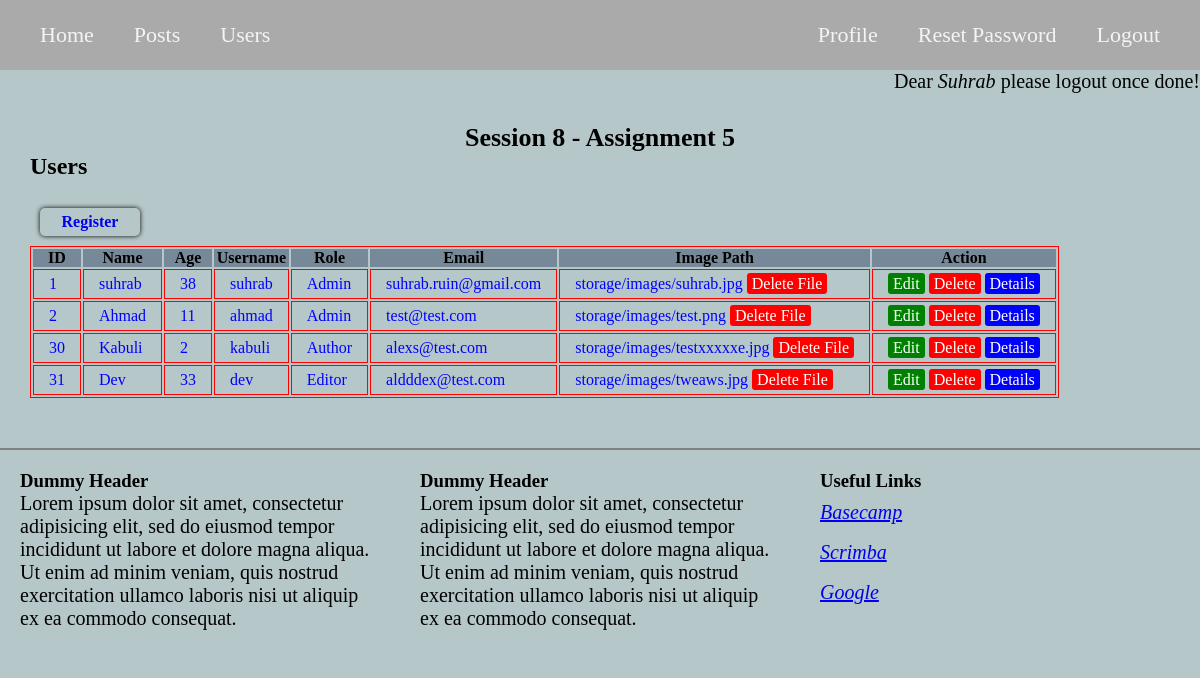
Screenshot of /user_controller.php?users=true (signed in) with the database file from the repository.
### tables this page shows
CREATE TABLE `users` (
  `id` int(11) NOT NULL,
  `name` varchar(50) NOT NULL,
  `age` tinyint(4) NOT NULL,
  `username` varchar(50) NOT NULL,
  `role` varchar(50) NOT NULL,
  `email` varchar(100) NOT NULL,
  `password` varchar(255) NOT NULL,
  `image_path` varchar(255) NOT NULL
);

### database/user_database.php (called while the page is built, shortened)
<?php
class User_Database{
    public static function get_users(){
        $db_connection = Database::connect();
        $sql_query = 'SELECT * FROM users';
        $result = $db_connection->query($sql_query);
        return $result->fetch_all(MYSQLI_ASSOC);
    }
}

### classes/user.php (called while the page is built, shortened)
<?php
require_once(realpath(dirname(__FILE__) . '/../database/user_database.php'));
class User{
    public static function get_users(){
        if($items =  User_Database::get_users()){
            $users = array();
            foreach($items as $data){
                $user = self::fill_user_object($data);
                array_push($users,$user);
            }
            return $users;
        }else{
            return null;
        }
    }
    private static function fill_user_object($data){
        $user = new User();
            $user->id= $data['id'];
            $user->name = $data['name'];
            $user->age = $data['age'];
            $user->username = $data['username'];
            $user->email = $data['email'];
            $user->role = $data['role'];
            $user->image_path = $data['image_path'];
            return $user;
    }
}

### user_controller.php (the view, shortened to what this page needs)
<?php
require_once 'includes/header.php';
require_once 'classes/user.php';
?>
<?php if(isset($_GET['users'])){
    $users = User::get_users();
?>
<h2>Users</h2>
<span class="error"><?php echo get_message('error');?></span><br/>
<a href="user_controller.php?register=true" class="btn-register btn">Register</a>
<div class="users">
    <table>
        <thead>
            <th>ID</th>
            <th>Name</th>
            <th>Age</th>
            <th>Username</th>
            <th>Role</th>
            <th>Email</th>
            <th>Image Path</th>
            <th>Action</th>
        </thead>
        <tbody>
            <?php foreach($users as  $user):?>
            <tr>
                <td><?php echo $user->id;?></td>
                <td><?php echo $user->name;?></td>
                <td><?php echo $user->age;?></td>
                <td><?php echo $user->username;?></td>
                <td><?php echo $user->role;?></td>
                <td><?php echo $user->email;?></td>
                <td><?php
                if(!empty($user->image_path)){
                    echo $user->image_path;
                    ?>
                    <a style="background:red;color:white; padding:2px 5px; border-radius:3px; text-decoration:none;" href="user_controller.php?delete_image=true&id=<?php echo $user->id;?>&path=<?php echo $user->image_path;?>" onclick="return confirm('Are you sure to delete?')">Delete File</a>
                <?php } ?>
            </td>
                <td><a style="background:green;color:white; padding:2px 5px; border-radius:3px; text-decoration:none;" href="user_controller.php?edit=true&id=<?php echo $user->id;?>">Edit</a>
                <a style="background:red;color:white; padding:2px 5px; border-radius:3px; text-decoration:none;" href="user_controller.php?delete=true&id=<?php echo $user->id;?>" onclick="return confirm('Are you sure to delete?')">Delete</a>
                <a style="background:blue;color:white; padding:2px 5px; border-radius:3px; text-decoration:none;" href="user_controller.php?details=true&id=<?php echo $user->id;?>">Details</a></td>
            </tr>
            <?php endforeach;?>
        </tbody>
    </table>
</div>
<?php } ?>
<?php
require_once 'includes/footer.php';

### includes/header.php (shortened to what this page needs)
<!DOCTYPE html>
<html lang="en">
<head>
    <link rel="stylesheet" href="css/styles.css">
</head>
<body>
  <?php
$auth = $_SESSION['auth_user'];
  ?>
    <div class="main-wrapper">
        <div class="header-menu">
            <ul>
                <li class="btn-home"><a href="<?php echo ROOT_URL;?>/dashboard.php">Home</a></li>
                <li class="btn-post"><a href="<?php echo ROOT_URL;?>/post_controller.php">Posts</a></li>
                <li class="btn-user"><a href="<?php echo ROOT_URL;?>/user_controller.php?users=true">Users</a></li>
                <li class="btn-profile"><a href="<?php echo ROOT_URL;?>/user_controller.php?profile=true">Profile</a></li>
                <li class="btn-reset-password"><a href="<?php echo ROOT_URL;?>/user_controller.php?reset_password=true">Reset Password</a></li>
                <li class="btn-logout"><a href="<?php echo ROOT_URL;?>/login_controller.php?logout=true">Logout</a></li>
            </ul>
        </div>
          <?php if($_SESSION['login']){ ?>
            <p style="text-align:right;"><span >Dear <em><?php echo ucwords($auth->name);?></em> please logout once done!</span></p>
          <?php } ?>
        <div class="content-wrapper">
        <h1 style="text-align:center;">Session 8 - Assignment 5</h1>

### includes/footer.php
</div>
      <div class="footer">
        <div>
          <h3>Dummy Header</h3>
            <p>Lorem ipsum dolor sit amet, consectetur adipisicing elit,
              sed do eiusmod tempor incididunt ut labore et dolore magna aliqua.
              Ut enim ad minim veniam, quis nostrud exercitation ullamco laboris
              nisi ut aliquip ex ea commodo consequat.
          </p>
        </div>
        <div>
          <h3>Dummy Header</h3>
            <p>Lorem ipsum dolor sit amet, consectetur adipisicing elit,
              sed do eiusmod tempor incididunt ut labore et dolore magna aliqua.
              Ut enim ad minim veniam, quis nostrud exercitation ullamco laboris
              nisi ut aliquip ex ea commodo consequat.
          </p>
        </div>
        <div class="useful-links">
          <h3>Useful Links</h3>
          <ul>
            <li><a href="#">Basecamp</a></li>
            <li><a href="#">Scrimba</a></li>
            <li><a href="#">Google</a></li>
          </ul>
        </div>
      </div>
    </div>
  </body>
</html>

### css/styles.css (style rules this page uses)
* { margin: 0px; padding: 0px; }
.main-wrapper { background-color: #B6C7CA; min-height: 800px; }
.content-wrapper { padding: 30px; }
h1 { font-size: 26px; }
h2 { font-size: 24px; }
p { font-size: 20px; }
.header-menu { height: 50px; padding: 10px 20px; background-color: #aaa; }
.header-menu ul { display: flex; justify-content:space-between; align-items: center; height: 100%; }
.header-menu ul li { padding: 10px 20px; list-style: none; }
.header-menu ul li a { text-decoration: none; font-size: 22px; color:#f4f4f4; }
.btn-profile { margin-left: auto; }
.footer { display: flex; flex-direction: row; justify-content: space-around; margin-top:20px; border-top: 2px solid grey; }
.footer div { flex:1; padding: 20px; }
.footer .useful-links ul li { list-style: none; text-decoration: none; font-style: oblique; font-size: 20px; line-height: 2em; }
.btn { padding:5px 10px; margin:10px; width:90%; border-radius: 5px; border:none; box-shadow: 0 0 5px black; }
.users { margin-top:10px; }
table { border:1px solid red; }
th { background: lightslategray; }
td { padding:5px 15px; color:blue; border:1px solid red; }
.btn-register { display: block; width:80px; text-decoration: none; font-weight: bold; text-align: center; }

### rows the page displays
users: id "1", name "suhrab", age "38", username "suhrab", role "Admin", email "suhrab.ruin@gmail.com", image_path "storage/images/suhrab.jpg"
users: id "2", name "Ahmad", age "11", username "ahmad", role "Admin", email "test@test.com", image_path "storage/images/test.png"
users: id "30", name "Kabuli", age "2", username "kabuli", role "Author", email "alexs@test.com", image_path "storage/images/testxxxxxe.jpg"
users: id "31", name "Dev", age "33", username "dev", role "Editor", email "aldddex@test.com", image_path "storage/images/tweaws.jpg"

### other values shown
$auth->name "Suhrab"
